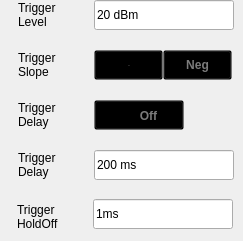
    <widget class="QWidget" name="VideoControl">
     <widget class="RtSa_LineEdit" name="edit_Video_DelayValue">
      <property name="geometry">
       <rect>
        <x>94</x>
        <y>150</y>
        <width>140</width>
        <height>30</height>
       </rect>
      </property>
      <property name="text">
       <string>200 ms</string>
      </property>
      <property name="readOnly">
       <bool>true</bool>
      </property>
     </widget>
     <widget class="QLabel" name="label">
      <property name="geometry">
       <rect>
        <x>18</x>
        <y>150</y>
        <width>54</width>
        <height>30</height>
       </rect>
      </property>
      <property name="text">
       <string>Trigger
Delay</string>
      </property>
     </widget>
     <widget class="RtSa_LineEdit" name="edit_Video_level">
      <property name="geometry">
       <rect>
        <x>94</x>
        <y>0</y>
        <width>140</width>
        <height>30</height>
       </rect>
      </property>
      <property name="text">
       <string>20 dBm</string>
      </property>
      <property name="readOnly">
       <bool>true</bool>
      </property>
     </widget>
     <widget class="QPushButton" name="pb_Video_Neg">
      <property name="geometry">
       <rect>
        <x>163</x>
        <y>50</y>
        <width>69</width>
        <height>30</height>
       </rect>
      </property>
      <property name="focusPolicy">
       <enum>Qt::NoFocus</enum>
      </property>
      <property name="styleSheet">
       <string notr="true">QPushButton{
	font: 75 13px &quot;Arial&quot;;
	font-weight:bold;
}

QPushButton:checked{
background-color:transparent;
	background-image: url(:/sa/image/fre_checked_right.png);
	background-position:right;
color:rgba(87, 87, 87, 1);
}

QPushButton:!checked
{

color:rgba(123, 123, 123, 1);
background-color:transparent;
	background-image: url(:/sa/image/fre_checked_left.png);
	background-position:right;
}</string>
      </property>
      <property name="text">
       <string>Neg</string>
      </property>
      <property name="checkable">
       <bool>true</bool>
      </property>
      <property name="checked">
       <bool>false</bool>
      </property>
      <property name="autoExclusive">
       <bool>true</bool>
      </property>
     </widget>
     <widget class="QPushButton" name="pb_Video_DelayOn">
      <property name="geometry">
       <rect>
        <x>94</x>
        <y>100</y>
        <width>90</width>
        <height>30</height>
       </rect>
      </property>
      <property name="focusPolicy">
       <enum>Qt::NoFocus</enum>
      </property>
      <property name="styleSheet">
       <string notr="true">QPushButton
{
	background-color:rgba(0,0,0,0);
	font: 75 13px &quot;Arial&quot;;
	font-weight:bold;
}
QPushButton:checked
{
	padding:7px 44px 6px 25px;
	color:rgba(87, 87, 87, 1);
	border-image: url(:/sa/image/toggle_on.png);
}

QPushButton:!checked
{
	padding:7px 17px 6px 36px;
	color:rgba(123, 123, 123, 1);
	border-image: url(:/sa/image/toggle_off.png);
}</string>
      </property>
      <property name="text">
       <string>Off</string>
      </property>
      <property name="checkable">
       <bool>true</bool>
      </property>
      <property name="checked">
       <bool>false</bool>
      </property>
     </widget>
     <widget class="QLabel" name="label_8">
      <property name="geometry">
       <rect>
        <x>18</x>
        <y>100</y>
        <width>52</width>
        <height>30</height>
       </rect>
      </property>
      <property name="text">
       <string>Trigger
Delay</string>
      </property>
     </widget>
     <widget class="QLabel" name="label_9">
      <property name="geometry">
       <rect>
        <x>18</x>
        <y>50</y>
        <width>72</width>
        <height>30</height>
       </rect>
      </property>
      <property name="text">
       <string>Trigger
Slope</string>
      </property>
     </widget>
     <widget class="QLabel" name="label_10">
      <property name="geometry">
       <rect>
        <x>18</x>
        <y>0</y>
        <width>66</width>
        <height>30</height>
       </rect>
      </property>
      <property name="font">
       <font>
        <family>Arial</family>
        <weight>50</weight>
        <italic>false</italic>
        <bold>false</bold>
       </font>
      </property>
      <property name="text">
       <string>Trigger
Level</string>
      </property>
     </widget>
     <widget class="QPushButton" name="pb_Video_Pos">
      <property name="geometry">
       <rect>
        <x>94</x>
        <y>50</y>
        <width>69</width>
        <height>30</height>
       </rect>
      </property>
      <property name="font">
       <font>
        <family>Arial</family>
        <pointsize>-1</pointsize>
        <weight>75</weight>
        <italic>false</italic>
        <bold>true</bold>
       </font>
      </property>
      <property name="focusPolicy">
       <enum>Qt::NoFocus</enum>
      </property>
      <property name="styleSheet">
       <string notr="true">QPushButton{
	font: 75 13px &quot;Arial&quot;;
	font-weight:bold;
}
QPushButton:checked{
	color:rgba(87, 87, 87, 1);
	background-color:transparent;
	padding: 8px 14px 7px 15px;
	background-image: url(:/sa/image/fre_checked_left.png);
}
QPushButton:!checked
{
color:rgba(123, 123, 123, 1);
background-color:transparent;
padding: 8px 14px 7px 15px;
	background-image: url(:/sa/image/fre_checked_right.png);
}
</string>
      </property>
      <property name="text">
       <string>Pos</string>
      </property>
      <property name="checkable">
       <bool>true</bool>
      </property>
      <property name="checked">
       <bool>true</bool>
      </property>
      <property name="autoExclusive">
       <bool>true</bool>
      </property>
     </widget>
     <widget class="QLabel" name="label_23">
      <property name="geometry">
       <rect>
        <x>17</x>
        <y>202</y>
        <width>54</width>
        <height>30</height>
       </rect>
      </property>
      <property name="text">
       <string>Trigger
HoldOff</string>
      </property>
     </widget>
     <widget class="RtSa_LineEdit" name="edit_Video_HoldOff">
      <property name="geometry">
       <rect>
        <x>93</x>
        <y>199</y>
        <width>140</width>
        <height>30</height>
       </rect>
      </property>
      <property name="text">
       <string>1ms</string>
      </property>
      <property name="readOnly">
       <bool>true</bool>
      </property>
     </widget>
    </widget>
